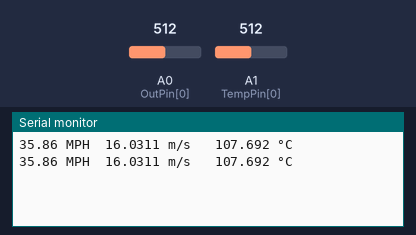
The sketch below on a simulated Arduino Uno, built with avr-gcc and run on an emulated ATmega328P. On the bench: the last lines printed to the serial monitor. Inputs (shaded band) come from the test bench; at power-on: A0 (OutPin[0]) = 512, A1 (TempPin[0]) = 512.

Above: at 1.5 s.
1.6 s: A0 (OutPin[0]) set to 271
At 1.6 s:
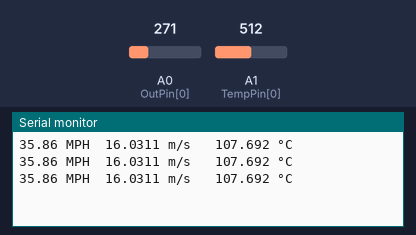
3.1 s: A0 (OutPin[0]) set to 252
At 4.2 s:
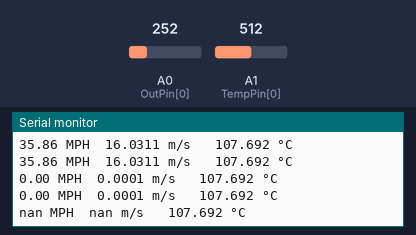

Measured:
- the behaviour switches between 264 and 263 on A0 (OutPin[0]) (found by bisection; images 1 and 2)
- after the input at 3.1 s, the serial monitor: prints a new line after 0.66 s (image 2)

The sketch:

windMiniTunel.ino
```cpp
/* A demo sketch for the Modern Device Rev P Wind Sensor
* Requires a Wind Sensor Rev P from Modern Device
* http://moderndevice.com/product/wind-sensor-rev-p/
*
* The Rev P requires at least at least an 8 volt supply. The easiest way to power it
* if you are using an Arduino is to use a 9 volt or higher supply on the external power jack
* and power the sensor from Vin.
*
* Hardware hookup
* Sensor     Arduino Pin
* Ground     Ground
* +10-12V      Vin
* Out          A0
* TMP          A2
*
* Paul Badger 2014
* code in the public domain
**************************************************
* Adapted for 6 sensors by Rafael Moya & Daniel Prohasky 06/2015
*/
//FUENTE: https://miniwindtunnel.wordpress.com/tutorial/
//RANGO: 0 a 4.5 m/s
const int OutPin[1]  = {A0};   // 4 wind sensor analog pin  hooked up to Wind P sensor "OUT" pin
const int TempPin[1] = {A1};   // 4 temp sesnsor analog pin hooked up to Wind P sensor "TMP" pin

void setup(){
  Serial.begin(9600);

}

void loop(){

    // wind formula derived from a wind tunnel data, annemometer and some fancy Excel regressions
    // this scalin doesn't have any temperature correction in it yet
    //Puede conectarse hasta los 6 sensores que probaron en esta Fuente de información
    for (int i=0; i<1; i++){
        int windADunits = analogRead(OutPin[i]);
        float windMPH =  pow((((float)windADunits - 264.0) / 85.6814), 3.36814);
        Serial.print(windMPH);
        //Descomentar la línea de babajo para más sensores
        //Serial.print(",");
        Serial.print(" MPH\t");
        // temp routine and print raw and temp C

        //CONVERSIÓN A m/s
        float windMPS = windMPH * 0.44704;
        Serial.print(windMPS, 4);
        //Descomentar la línea de abajo para más sensores
        //Serial.print(",");
        Serial.print(" m/s\t ");
    }
    for (int i=0; i<1; i++){
        int tempRawAD = analogRead(TempPin[i]);
        // Serial.print("RT ");    // print raw A/D for debug
        // Serial.print(tempRawAD);
        // Serial.print("\t");

        // convert to volts then use formula from datatsheet
        // Vout = ( TempC * .0195 ) + .400
        // tempC = (Vout - V0c) / TC   see the MCP9701 datasheet for V0c and TC

        float tempC = ((((float)tempRawAD * 5.0) / 1024.0) - 0.400) / .0195;
        Serial.print(tempC, 3);
        //Descomentar la línea de abajo para más sensores
        //Serial.print(",");
        Serial.print(" °C");

    }
   Serial.println();

    delay(750);
}
```
